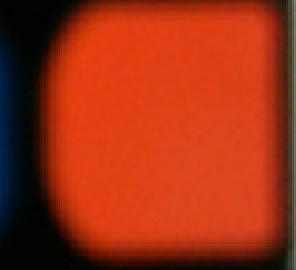
#> input picture testCover/O.png, 148 x 135 px (shown 2 times larger); its folder holds only this picture in this run
$ python SVMTestClassify.py
#> lines starting #> are read from the running program, lines starting #| are printed output that depends on the picture
import os
import cv2
import numpy as np
import joblib
from matplotlib import pyplot as plt

# 加载训练好的 SVM 模型
svm_model = joblib.load('svm_color_classifier.pkl')
#> (reads svm_color_classifier.pkl from the repository)

# 定义颜色标签映射
color_labels = {
    'R': 'Red',
    'G': 'Green',
    'B': 'Blue',
    'O': 'Orange',
    'Y': 'Yellow',
    'W': 'White'
}

# 定义测试集文件夹路径
test_folder = './testCover'


# 定义提取指定位置颜色的函数
def extract_color_at_position(image, x, y):
    region = image[y:y + 20, x:x + 20]
    avg_color = np.mean(region, axis=(0, 1))
    return avg_color


# 准备测试数据
test_data = []
test_image_paths = []
sampling_positions = []  # 存储取样位置
for filename in os.listdir(test_folder):
    if filename.endswith(('.png', '.jpg', '.jpeg')):
        image_path = os.path.join(test_folder, filename)
        image = cv2.imread(image_path)
#> image is the input picture: shape (135, 148, 3); mean B, G, R 19, 47.4, 155.9
        if image is not None:
            # 指定取样位置，例如 (40, 40)
            x, y = 40, 40
            avg_color = extract_color_at_position(image, x, y)
#> in extract_color_at_position, `region = image[y:y + 20, x:x + 20]`:
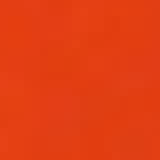
#> region: shape (20, 20, 3) (shown 8 times larger); mean B, G, R 19, 62.6, 227
#> in extract_color_at_position, `avg_color = np.mean(region, axis=(0, 1))`: avg_color = [19.02, 62.62, 227]
#> avg_color = [19.02, 62.62, 227]
            test_data.append(avg_color)
            test_image_paths.append(image_path)
            sampling_positions.append((x, y))

# 将测试数据转换为 NumPy 数组
test_data = np.array(test_data)
#> test_data = [[19.02, 62.62, 227]]

# 使用 SVM 模型进行预测
predictions = svm_model.predict(test_data)

# 打印预测结果并显示图像
output_file = 'predictions.txt'
with open(output_file, 'w') as f:
    for image_path, prediction, (x, y) in zip(test_image_paths, predictions, sampling_positions):
        color_name = color_labels[prediction]
#> color_name = 'Orange'
        f.write(f"Image: {image_path} -> Predicted Color: {color_name}\n")

        # 读取图像并绘制矩形框和颜色标签
        image = cv2.imread(image_path)
        if image is not None:
            cv2.rectangle(image, (x, y), (x + 20, y + 20), (0, 255, 0), 2)  # 绘制绿色的矩形框
            cv2.putText(image, color_name, (x, y - 10), cv2.FONT_HERSHEY_SIMPLEX, 0.6, (0, 255, 0), 2)
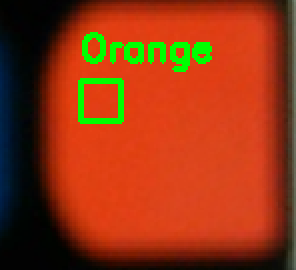
#> image: shape (135, 148, 3) (shown 2 times larger); mean B, G, R 18.3, 54.5, 147.6

            # 显示图像
            plt.imshow(cv2.cvtColor(image, cv2.COLOR_BGR2RGB))
            plt.title(f"Predicted Color: {color_name}")
            plt.axis('off')
            plt.show()

print(f'Predictions saved to {output_file}')
